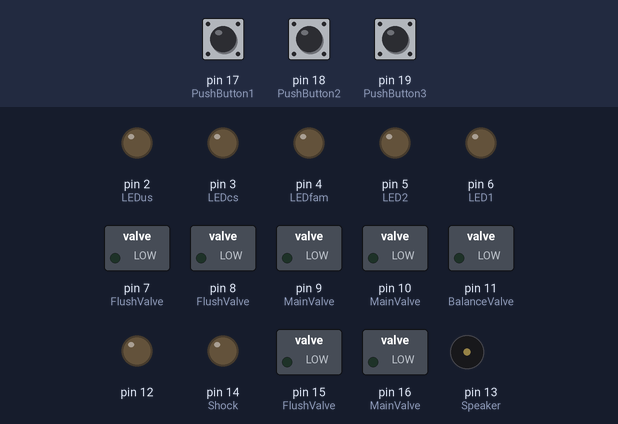
The sketch below on a simulated Arduino Uno, built with avr-gcc and run on an emulated ATmega328P. On the bench: switched loads named in the sketch (green lamp = pin HIGH), output pins drawn as LEDs (lit = HIGH), buzzer (waves = sounding). Inputs (shaded band) come from the test bench; at power-on: pin 17 (PushButton1) HIGH, pin 18 (PushButton2) HIGH, pin 19 (PushButton3) HIGH.

Above: at 1.2 s.
1.3 s: pin 17 (PushButton1) pulled LOW for 1 s
At 1.56 s:
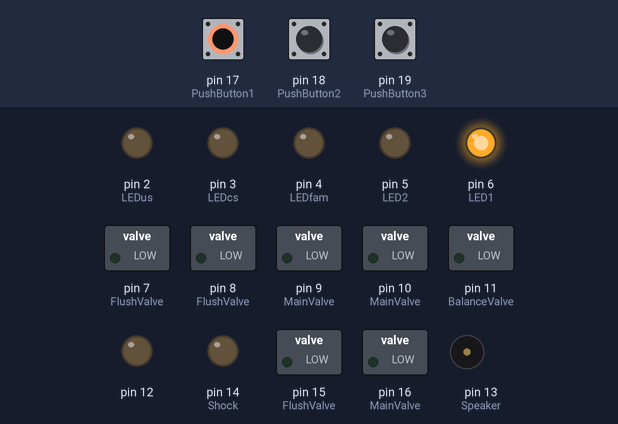
At 3.2 s:
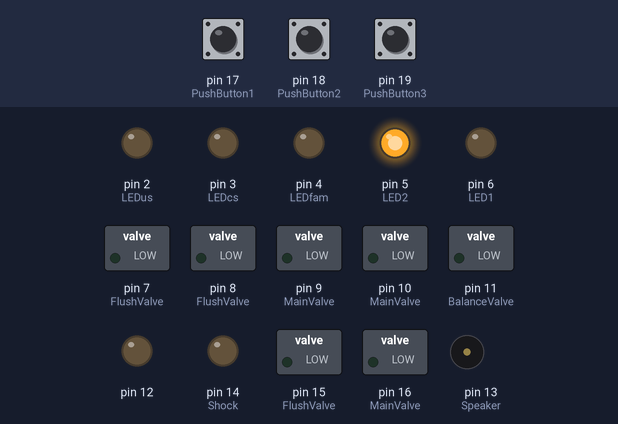
3.8 s: pin 18 (PushButton2) pulled LOW for 0.15 s
At 5.1 s:
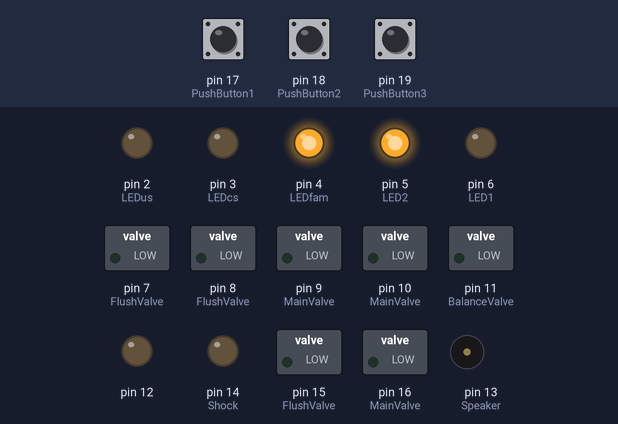
Timing chart, 0 to 20.3 s (numbered marks = the images above; inputs shaded):
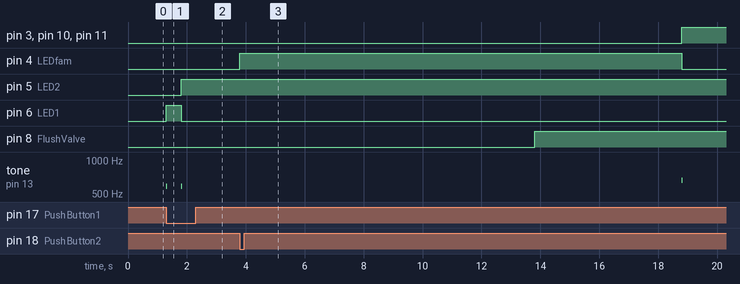

Measured:
- after the input at 1.3 s, pin 5 (LED2): LOW → HIGH after 0.50 s; pin 6 (LED1): LOW → HIGH at once, → LOW 0.50 s later; tone on pin 13 (Speaker): alternates 587 Hz for 0.02 s and silent for 0.48 s, 4 changes in all, then stays silent, starting at once
- after the input at 3.8 s, pin 3 (LEDcs), pin 10 (MainValve), pin 11 (BalanceValve): LOW → HIGH after 15.0 s; pin 4 (LEDfam): LOW → HIGH at once, → LOW 15.0 s later; pin 8 (FlushValve): LOW → HIGH after 10.0 s; tone on pin 13 (Speaker): silent → 659 Hz after 15.0 s, → silent 0.02 s later

The sketch:

Commande_olfactometres_PER_3odors.ino
```cpp
int PushButton1 = 17; // define the 3 pins at which the pressbuttons will be connected
int PushButton2 = 18;
int PushButton3 = 19;
int LED1 = 6;
int LED2 = 5;
int LEDfam = 4;
int LEDcs = 3;
int LEDus = 2;
int Shock = 14;

int Familiarization = 15000; // define the time variables vith standard values   // 50s par abeille 12 abeilles par 10min
int CsAlone = 3000;
int CsUs = 1000;
int UsAlone = 2000;
int PostFamiliariazation = 19000;
int Clignotementsur200 = 50; // clignotement de la derniere LED pendant 10sec (10000ms)

int FlushValve; // define the valves variables
int MainValve;
int BalanceValve = 11;
int Speaker = 13;
int X; // define the odor loading variable
int ProgramNumber = 1;

void setup() {
  // put your setup code here, to run once:
    pinMode(PushButton1, INPUT_PULLUP);
    pinMode(PushButton2, INPUT_PULLUP);
    pinMode(PushButton3, INPUT_PULLUP);
  for (int thisPin = 2; thisPin < 17; thisPin++) {
    pinMode(thisPin, OUTPUT);
    // 2, 3, 4, 5, 6  // initiate LEDS
    // 7 and 8 and 15 are Flush Valves
    // 9 and 10 and 16 are Main Valves
    // 11 is the Balance Valve
    // 13 is the speaker
    // 14 is the shock
  }
}

void loop() {
  // put your main code here, to run repeatedly:
  int ButtonState1 = digitalRead(PushButton1);
  int ButtonState2 = digitalRead(PushButton2);
  int ButtonState3 = digitalRead(PushButton3);

  // if the button 1 is pressed, use the first programmed parameters
  if (ButtonState1 == LOW) {
    if (ProgramNumber == 1) {
      ProgramNumber = 2;
      tone(Speaker, 587.33, 20);      // Speaker plays a tone of an D5 for 20ms
      Familiarization = 15000; // in milliseconds !!!!
      CsAlone = 3000;
      CsUs = 1000;
      UsAlone = 2000;
      PostFamiliariazation = 19000;
      FlushValve = 7;
      MainValve = 9;
      Clignotementsur200 = 50;
      digitalWrite(LED1, HIGH); // Switch ON the program 1 LED
      digitalWrite(LED2, LOW);  // Switch OFF the program 2 LED
     }

    else if (ProgramNumber == 2) {
      ProgramNumber = 3;
      tone(Speaker, 587.33, 20);      // Speaker plays a tone of an D5 for 20ms
      Familiarization = 15000; // in milliseconds !!!!
      CsAlone = 3000;
      CsUs = 1000;
      UsAlone = 2000;
      PostFamiliariazation = 19000;
      FlushValve = 8;
      MainValve = 10;
      Clignotementsur200 = 50;
      digitalWrite(LED1, LOW); // Switch OFF the program 1 LED
      digitalWrite(LED2, HIGH);  // Switch ON the program 2 LED
    }

    else if (ProgramNumber == 3) {
      ProgramNumber = 1;
      tone(Speaker, 587.33, 20);      // Speaker plays a tone of an D5 for 20ms
      Familiarization = 15000; // in milliseconds !!!!
      CsAlone = 3000;
      CsUs = 1000;
      UsAlone = 2000;
      PostFamiliariazation = 19000;
      FlushValve = 15;
      MainValve = 16;
      Clignotementsur200 = 50;
      digitalWrite(LED1, HIGH); // Switch ON the program 1 LED
      digitalWrite(LED2, HIGH);  // Switch ON the program 2 LED
    }
    delay(500);
  }

  // if button 2 is pressed, start the active sequence
  if (ButtonState2 == LOW) {
//    while(1 == 1) {
      X = Familiarization - 5000;     // The odor must be uploaded during 5s before launching
      digitalWrite(LEDfam, HIGH);         // Switch ON the Familiarization LED
      delay(X);
      digitalWrite(FlushValve, HIGH); // Switch the Flush Valve to NC (charge the cannon with the odor)
      delay(5000);                    // during 5s

      tone(Speaker, 659.25, 20);           // Speaker plays a tone of an E5 for 20ms
      digitalWrite(BalanceValve, HIGH);    // switch the balance valve to NC
      digitalWrite(MainValve, HIGH);  // switch the Main valve to NC
      digitalWrite(LEDfam, LOW);      // Switch OFF the Familiarization LED
      digitalWrite(LEDcs, HIGH);      // Switch ON the Cs LED
      delay(CsAlone);

      tone(Speaker, 698.46, 20);      // Speaker plays a tone of an F5 for 20ms
      digitalWrite(LEDus, HIGH);      // Switch ON the Us LED
      digitalWrite(Shock, HIGH);      // Trigger shock
      delay(CsUs);

      tone(Speaker, 783.99, 20);        // Speaker plays a tone of an G5 for 20ms
      digitalWrite(Shock, LOW);         // Stop trigger Shock (even if its pulsed)
      digitalWrite(FlushValve, LOW);    // switch the flush valve to NO
      digitalWrite(BalanceValve, LOW);  // switch the balance valve to NO
      digitalWrite(MainValve, LOW);     // switch the Main valve to NO
      digitalWrite(LEDcs, LOW);         // Switch OFF the Cs LED
      delay(UsAlone);

      tone(Speaker, 880, 20);          // Speaker plays a tone of an A5
      digitalWrite(LEDus, LOW);           // Switch OFF the Us LED
      delay(PostFamiliariazation);

      int k = 1;
      tone(Speaker, 880, 20);          // Speaker plays a tone of an A5
      while (k < 101){
        digitalWrite(LEDus, HIGH);         // Switch OFF the Cs LED
        delay(Clignotementsur200);                   // Wait for the ITI
        digitalWrite(LEDus, LOW);
        delay(Clignotementsur200);
        k=k+1;
      }
      tone(Speaker, 880, 20);          // Speaker plays a tone of an A5
//    }
  }
  delay(1); // delay for stability

  // if the button 3 is pressed, use the second programmed parameters
  if (ButtonState3 == LOW) {
    tone(Speaker, 987.77, 20);      // Speaker plays a tone of an B5 for 20ms

  }
}
```
